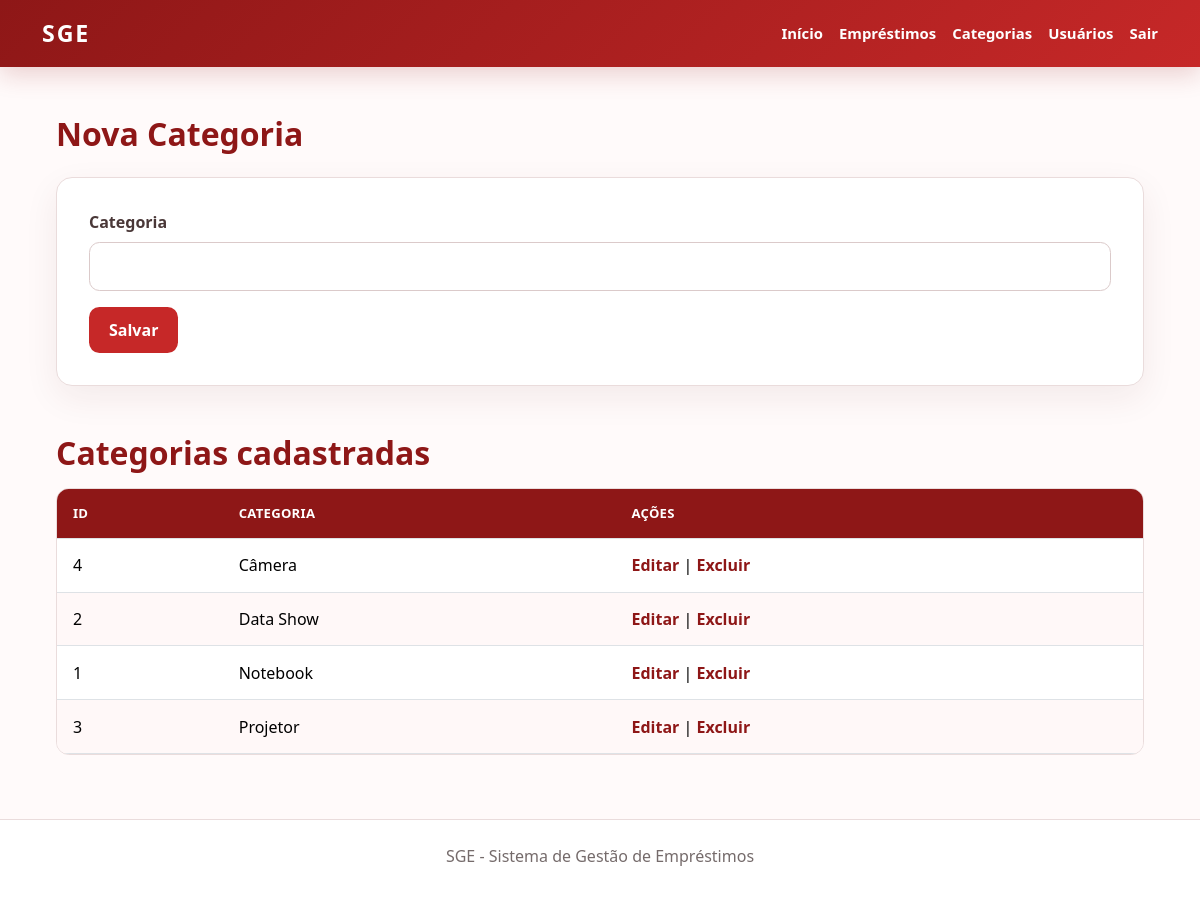
The page /categorias.php (signed in) on the database its author committed.
### tables this page shows
CREATE TABLE
    categorias (
        id INT AUTO_INCREMENT PRIMARY KEY,
        categoria VARCHAR(100) NOT NULL
    );

### src/categorias.php (the view, shortened to what this page needs)
<?php
require 'config.php';
$categoria_edicao = null;
$categorias = $conn->query(
    'SELECT id, categoria FROM categorias ORDER BY categoria'
);
require 'header.php';
?>
<main class="sge-main">
    <h2 class="mb-4">
        <?= $categoria_edicao ? 'Editar Categoria' : 'Nova Categoria' ?>
    </h2>
    <form class="sge-panel sge-form mb-5" action="salvar_categoria.php" method="POST">
        <label class="form-label" for="categoria">
            Categoria
        </label>
        <input class="form-control mb-3" type="text" id="categoria" name="categoria"
            value="<?= htmlspecialchars($categoria_edicao['categoria'] ?? '') ?>" required>
        <button class="btn btn-sge" type="submit">
            Salvar
        </button>
    </form>
    <h2 class="mb-3">Categorias cadastradas</h2>
    <div class="table-responsive">
        <table class="table table-hover">
            <thead>
                <tr>
                    <th>ID</th>
                    <th>Categoria</th>
                    <th>Ações</th>
                </tr>
            </thead>
            <tbody>
                <?php while ($categoria = $categorias->fetch_assoc()): ?>
                    <tr>
                        <td>
                            <?= $categoria['id'] ?>
                        </td>
                        <td>
                            <?= htmlspecialchars($categoria['categoria']) ?>
                        </td>
                        <td>
                            <a href="categorias.php?id=<?= $categoria['id'] ?>">
                                Editar
                            </a>
                            |
                            <a href="excluir.php?tipo=categoria&id=<?= $categoria['id'] ?>"
                                onclick="return confirm('Excluir esta categoria?')">
                                Excluir
                            </a>
                        </td>
                    </tr>
                <?php endwhile; ?>
            </tbody>
        </table>
    </div>
</main>
<?php require 'footer.php'; ?>

### src/style.css (style rules this page uses)
:root { --sge-red: #c62828; --sge-red-dark: #8e1717; --sge-red-soft: #fff1f1; --sge-ink: #241b1b; --sge-muted: #756b6b; --sge-line: #eadcdc; }
* { box-sizing: border-box; }
body { min-height: 100vh; margin: 0; color: var(--sge-ink); background: #fffafa; font-family: "Segoe UI", sans-serif; }
.sge-main { width: min(1120px, 100%); margin: 0 auto; padding: 3rem 1rem 4rem; }
.sge-main h1, .sge-main h2 { color: var(--sge-red-dark); font-weight: 800; }
.sge-main h2 { margin-bottom: 1.25rem; }
.sge-panel { border: 1px solid var(--sge-line); border-radius: 1rem; background: #fff; box-shadow: 0 12px 35px rgb(92 28 28 / 7%); }
.sge-form { padding: clamp(1.25rem, 3vw, 2rem); }
.form-label, fieldset legend { color: #4a3838; font-weight: 700; }
.form-control, .form-select { border-color: #dbcaca; border-radius: .65rem; padding: .7rem .85rem; }
.btn-sge { border: 0; border-radius: .65rem; color: #fff; background: var(--sge-red); font-weight: 700; padding: .7rem 1.25rem; }
.table-responsive { border: 1px solid var(--sge-line); border-radius: .8rem; }
.table { min-width: 680px; margin-bottom: 0; }
.table thead th { color: #fff; background: var(--sge-red-dark); font-size: .82rem; letter-spacing: .02em; text-transform: uppercase; white-space: nowrap; }
.table td, .table th { padding: .9rem 1rem; vertical-align: middle; }
.table tbody tr:nth-child(even) td { background: #fff8f8; }
.table a { color: var(--sge-red-dark); font-weight: 700; text-decoration: none; }

### rows shown on the page
categorias: id "4", categoria "Câmera"
categorias: id "2", categoria "Data Show"
categorias: id "1", categoria "Notebook"
categorias: id "3", categoria "Projetor"
